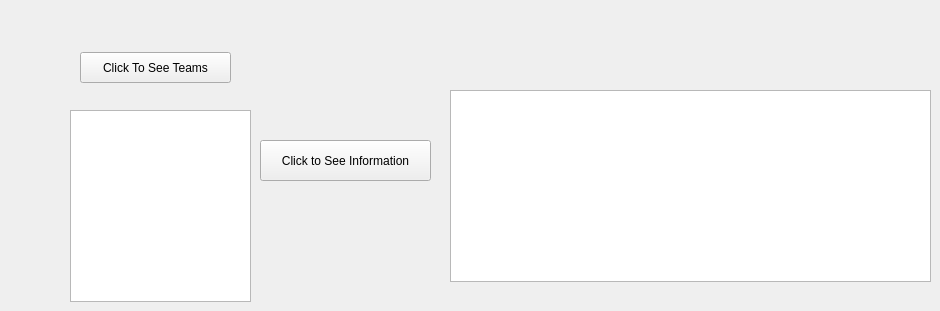
          <widget class="QWidget" name="EditSouv">
           <attribute name="title">
            <string>View Team Info</string>
           </attribute>
           <widget class="QPushButton" name="pushButton_9">
            <property name="geometry">
             <rect>
              <x>260</x>
              <y>140</y>
              <width>171</width>
              <height>41</height>
             </rect>
            </property>
            <property name="text">
             <string>Click to See Information</string>
            </property>
           </widget>
           <widget class="QTextBrowser" name="textBrowser_2">
            <property name="geometry">
             <rect>
              <x>450</x>
              <y>90</y>
              <width>481</width>
              <height>192</height>
             </rect>
            </property>
           </widget>
           <widget class="QListWidget" name="listWidget_2">
            <property name="geometry">
             <rect>
              <x>70</x>
              <y>110</y>
              <width>181</width>
              <height>192</height>
             </rect>
            </property>
           </widget>
           <widget class="QPushButton" name="pushButton_10">
            <property name="geometry">
             <rect>
              <x>80</x>
              <y>52</y>
              <width>151</width>
              <height>31</height>
             </rect>
            </property>
            <property name="text">
             <string>Click To See Teams</string>
            </property>
           </widget>
          </widget>
